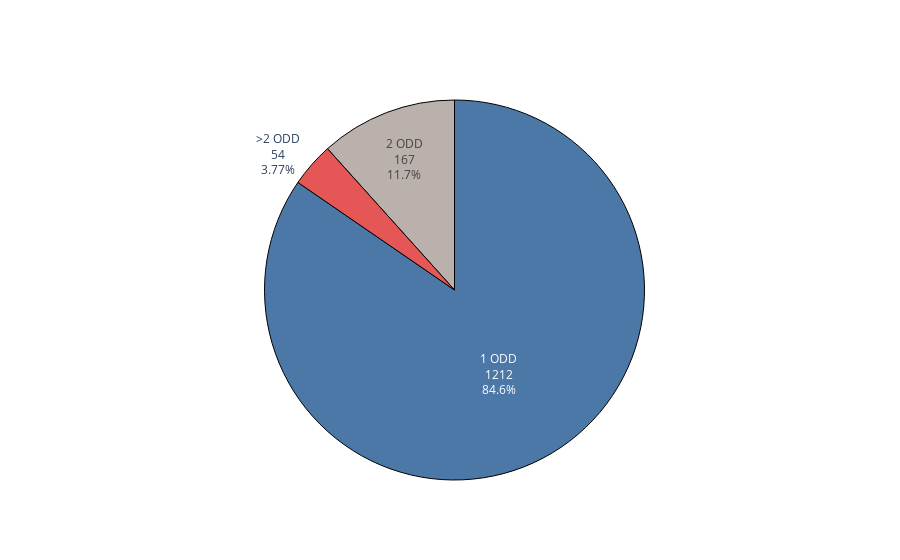

Notebook code cell kept with this figure:
### Code cell
# Combine the above figures to onw
fig = go.Figure()
colours = plotly.colors.qualitative.T10
n_colours = len(n_substances) + 1

fig.add_trace(go.Pie(
    labels=['1 ODD', '2 ODD', '>2 ODD'],
    values=[85 + 1127, 23 + 144, 13+ 41],
    textinfo='label+value+percent',
    sort=False,
    marker=dict(
        colors=[colours[0], colours[-1], colours[2]], 
        line=dict(color='#000000', width=1))))
fig.update_layout(showlegend=False)
fig.show()

### Figure 1 — Plotly figure (JSON) as saved in the notebook; plotly's stock layout.template omitted (floating-point values rounded to 4 significant figures)
{"data": [{"labels": ["1 ODD", "2 ODD", ">2 ODD"], "marker": {"colors": ["#4C78A8", "#BAB0AC", "#E45756"], "line": {"color": "#000000", "width": 1}}, "sort": false, "textinfo": "label+value+percent", "type": "pie", "values": [1212, 167, 54]}], "layout": {"showlegend": false}}
